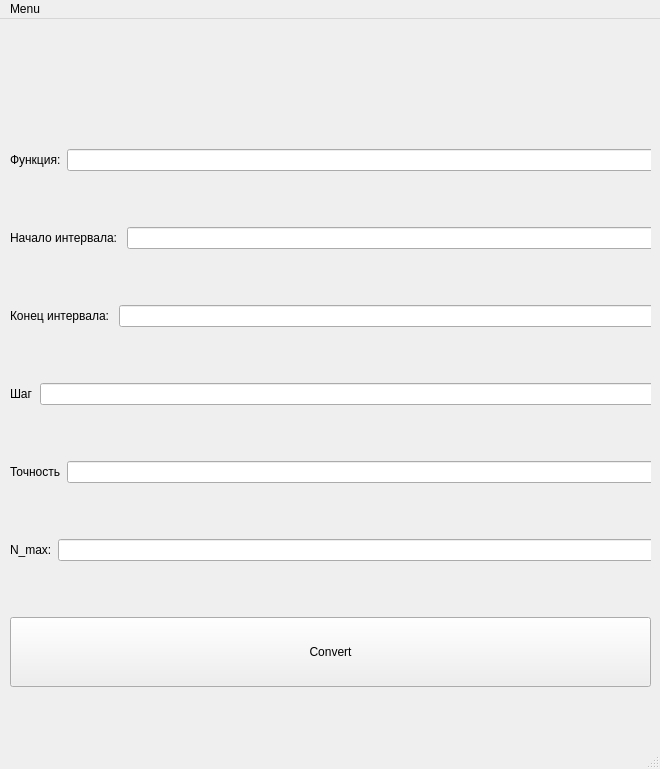
<?xml version="1.0" encoding="UTF-8"?>
<ui version="4.0">
 <class>MainWindow</class>
 <widget class="QMainWindow" name="MainWindow">
  <property name="geometry">
   <rect>
    <x>0</x>
    <y>0</y>
    <width>660</width>
    <height>769</height>
   </rect>
  </property>
  <property name="windowTitle">
   <string>MainWindow</string>
  </property>
  <widget class="QWidget" name="centralwidget">
   <widget class="QWidget" name="verticalLayoutWidget">
    <property name="geometry">
     <rect>
      <x>10</x>
      <y>10</y>
      <width>641</width>
      <height>711</height>
     </rect>
    </property>
    <layout class="QVBoxLayout" name="verticalLayout">
     <item>
      <widget class="QLabel" name="statusLabel">
       <property name="sizePolicy">
        <sizepolicy hsizetype="Minimum" vsizetype="Maximum">
         <horstretch>0</horstretch>
         <verstretch>0</verstretch>
        </sizepolicy>
       </property>
       <property name="styleSheet">
        <string notr="true">color: red;</string>
       </property>
       <property name="text">
        <string/>
       </property>
       <property name="alignment">
        <set>Qt::AlignCenter</set>
       </property>
      </widget>
     </item>
     <item>
      <layout class="QHBoxLayout" name="horizontalLayout">
       <item>
        <widget class="QLabel" name="label">
         <property name="text">
          <string>Функция:</string>
         </property>
        </widget>
       </item>
       <item>
        <widget class="QLineEdit" name="Func">
         <property name="sizePolicy">
          <sizepolicy hsizetype="Preferred" vsizetype="Maximum">
           <horstretch>0</horstretch>
           <verstretch>0</verstretch>
          </sizepolicy>
         </property>
         <property name="minimumSize">
          <size>
           <width>900</width>
           <height>0</height>
          </size>
         </property>
        </widget>
       </item>
      </layout>
     </item>
     <item>
      <layout class="QHBoxLayout" name="horizontalLayout_6">
       <item>
        <widget class="QLabel" name="label_2">
         <property name="text">
          <string>Начало интервала: </string>
         </property>
        </widget>
       </item>
       <item>
        <widget class="QLineEdit" name="aLabel">
         <property name="sizePolicy">
          <sizepolicy hsizetype="Preferred" vsizetype="Maximum">
           <horstretch>0</horstretch>
           <verstretch>0</verstretch>
          </sizepolicy>
         </property>
         <property name="minimumSize">
          <size>
           <width>900</width>
           <height>0</height>
          </size>
         </property>
        </widget>
       </item>
      </layout>
     </item>
     <item>
      <layout class="QHBoxLayout" name="horizontalLayout_7">
       <item>
        <widget class="QLabel" name="label_3">
         <property name="text">
          <string>Конец интервала: </string>
         </property>
        </widget>
       </item>
       <item>
        <widget class="QLineEdit" name="bLabel">
         <property name="sizePolicy">
          <sizepolicy hsizetype="Preferred" vsizetype="Maximum">
           <horstretch>0</horstretch>
           <verstretch>0</verstretch>
          </sizepolicy>
         </property>
         <property name="minimumSize">
          <size>
           <width>860</width>
           <height>0</height>
          </size>
         </property>
        </widget>
       </item>
      </layout>
     </item>
     <item>
      <layout class="QHBoxLayout" name="horizontalLayout_10">
       <item>
        <widget class="QLabel" name="label_7">
         <property name="text">
          <string>Шаг</string>
         </property>
        </widget>
       </item>
       <item>
        <widget class="QLineEdit" name="hLabel">
         <property name="sizePolicy">
          <sizepolicy hsizetype="Preferred" vsizetype="Maximum">
           <horstretch>0</horstretch>
           <verstretch>0</verstretch>
          </sizepolicy>
         </property>
         <property name="minimumSize">
          <size>
           <width>900</width>
           <height>0</height>
          </size>
         </property>
        </widget>
       </item>
      </layout>
     </item>
     <item>
      <layout class="QHBoxLayout" name="horizontalLayout_8">
       <item>
        <widget class="QLabel" name="label_4">
         <property name="text">
          <string>Точность</string>
         </property>
        </widget>
       </item>
       <item>
        <widget class="QLineEdit" name="epsLabel">
         <property name="sizePolicy">
          <sizepolicy hsizetype="Preferred" vsizetype="Maximum">
           <horstretch>0</horstretch>
           <verstretch>0</verstretch>
          </sizepolicy>
         </property>
         <property name="minimumSize">
          <size>
           <width>850</width>
           <height>0</height>
          </size>
         </property>
        </widget>
       </item>
      </layout>
     </item>
     <item>
      <layout class="QHBoxLayout" name="horizontalLayout_9">
       <item>
        <widget class="QLabel" name="label_5">
         <property name="text">
          <string>N_max:</string>
         </property>
        </widget>
       </item>
       <item>
        <widget class="QLineEdit" name="nLabel">
         <property name="sizePolicy">
          <sizepolicy hsizetype="Preferred" vsizetype="Maximum">
           <horstretch>0</horstretch>
           <verstretch>0</verstretch>
          </sizepolicy>
         </property>
         <property name="minimumSize">
          <size>
           <width>850</width>
           <height>0</height>
          </size>
         </property>
        </widget>
       </item>
      </layout>
     </item>
     <item>
      <layout class="QHBoxLayout" name="horizontalLayout_5">
       <item>
        <widget class="QPushButton" name="ConvertButton">
         <property name="minimumSize">
          <size>
           <width>0</width>
           <height>70</height>
          </size>
         </property>
         <property name="text">
          <string>Convert</string>
         </property>
        </widget>
       </item>
      </layout>
     </item>
    </layout>
   </widget>
  </widget>
  <widget class="QMenuBar" name="menubar">
   <property name="geometry">
    <rect>
     <x>0</x>
     <y>0</y>
     <width>660</width>
     <height>24</height>
    </rect>
   </property>
   <widget class="QMenu" name="menu">
    <property name="title">
     <string>Menu</string>
    </property>
    <addaction name="AuthorMenu"/>
   </widget>
   <addaction name="menu"/>
  </widget>
  <widget class="QStatusBar" name="statusbar"/>
  <action name="AuthorMenu">
   <property name="text">
    <string>Author</string>
   </property>
  </action>
 </widget>
 <resources/>
 <connections/>
</ui>
